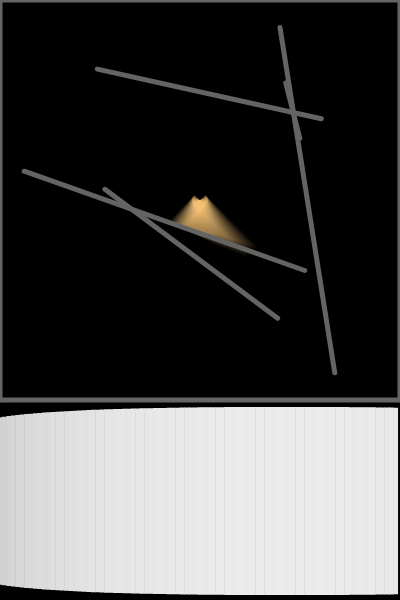
Frame 1 (no input)
Frame 60 (no input): identical to frame 1, image omitted
Frame 120 (the mouse pressed at the canvas centre since frame 60): identical to frame 1, image omitted

The p5.js sketch that drew this single still picture (run headless with seeded random() and noise() and a simulated clock; from frame 60 on, the mouse is pressed at the canvas centre):

// p5.js sketch
// ── sketch.js
let rays = [];
let walls = [];

let topViewConfig = { width: 400, height: 400 };
let bottomViewConfig = { width: 400, height: 200 };

let player;

function setup() {
  createCanvas(topViewConfig.width, topViewConfig.height + bottomViewConfig.height);
  //frameRate(15);

  for (let i = 0; i < 5; i++) {
    walls.push(new Wall(random(0, topViewConfig.width), random(0, topViewConfig.height), random(0, topViewConfig.width), random(0, topViewConfig.height)));
  }

  walls.push(new Wall(0, 0, topViewConfig.width, 0));
  walls.push(new Wall(0, 0, 0, topViewConfig.height));
  walls.push(new Wall(0, topViewConfig.height, topViewConfig.width, topViewConfig.height));
  walls.push(new Wall(topViewConfig.width, 0, topViewConfig.width, topViewConfig.height));

  player = new Player(200, 200, radians(0), walls);

  fpview = new FPView(walls, player, { pos: { x: 0, y: topViewConfig.height + 1 }, size: bottomViewConfig });
}

function draw() {
  background(0);
  //r = new Ray(100, 200, radians(a));
  player.draw();
  stroke(100);
  strokeWeight(5);
  for (let w of walls) {
    w.draw();
  }

  fpview.draw();

  if (keyIsDown(87)) { //w
    player.move("f");
  }
  if (keyIsDown(83)) { //s
    player.move("b");
  }
  if (keyIsDown(65)) { //a
    player.rotate(-1);
  }
  if (keyIsDown(68)) { //d
    player.rotate(1);
  }
}
// ── fpview.js
class FPView {
  constructor(w, p, drawarea) {
    this.walls = w;
    this.player = p;
    this.drawarea = drawarea;
  }

  draw() {
    push();
    fill("red");
    
    strokeWeight(4);
    rectMode(CENTER);
    translate(this.drawarea.pos.x, this.drawarea.pos.y);
    
    for(let i=0; i < this.player.rays.length; i++) {
      let x = map(i, 0, this.player.rays.length, 0, this.drawarea.size.width);
      
      let dist = this.player.rays[i].closest.pdist;
      let y = map(dist, 0, 400, this.drawarea.size.height, 0);
      stroke(map(dist,0, 400, 255, 0));
      rect(x, this.drawarea.size.height/2, 1, y);
      
      if (i == 10) {
      }
    }

    pop();
  }
}
// ── player.js
class Player {
  constructor(x, y, a, walls) {
    this.pos = createVector(x, y);
    this.angle = p5.Vector.fromAngle(a);
    this.aangle = 0;
    this.walls = walls;

    this.rays = [];
    for (let i = 45; i < 135; i += 1) {
      this.rays.push(new Ray(this.pos.x, this.pos.y, radians(i)));
    }
  }

  move(dir) {
    if (dir == "f") {
      this.pos.add(createVector(sin(this.angle.heading()), cos(this.angle.heading())));
    }
    if (dir == "b") {
      this.pos.sub(createVector(sin(this.angle.heading()), cos(this.angle.heading())));
    }
  }

  rotate(angle) {
    for (let r of this.rays) {
      r.angle.rotate(radians(angle));
    }
    this.angle.rotate(radians(-angle));
  }

  draw() {
    push();
    rotate(this.angle);
    
    for (let r of this.rays) {
      let closest = Infinity;
      let minDist = Infinity;
      for (let w of this.walls) {
        r.pos.set(this.pos.x, this.pos.y);
        const pp = r.checkCol(w);
        if (pp) {
          const temp = createVector(pp.x, pp.y);
          if (p5.Vector.dist(r.pos, temp) < minDist) {
            minDist = p5.Vector.dist(r.pos, temp);
            closest = temp;
          }
        }
      }
      r.closest = closest;
      r.closest.pdist = minDist;
      r.draw();
    }
    pop();
  }
}
// ── ray.js
class Ray {
  constructor(x, y, a) {
    this.pos = createVector(x, y);
    this.angle = p5.Vector.fromAngle(a);
  }

  draw() {
    if (this.closest) {
      this.angle.setMag(this.pos.dist(this.closest));
    }
    push();
    stroke(255, 200, 119, 10);
    strokeCap(SQUARE);
    strokeWeight(15);
    translate(this.pos.x, this.pos.y);
    line(0, 0, this.angle.x, this.angle.y);
    pop();
  }

  checkCol(wall) {
    const x1 = wall.start.x;
    const y1 = wall.start.y;
    const x2 = wall.end.x;
    const y2 = wall.end.y;
    const x3 = this.pos.x;
    const y3 = this.pos.y;
    const x4 = this.pos.x + this.angle.copy().mult(1000).x;
    const y4 = this.pos.y + this.angle.copy().mult(1000).y;

    const dem = (x1 - x2) * (y3 - y4) - (y1 - y2) * (x3 - x4);

    if (dem == 0) {
      return false;
    }

    const t = ((x1 - x3) * (y3 - y4) - (y1 - y3) * (x3 - x4)) / dem;
    const u = ((x1 - x3) * (y1 - y2) - (y1 - y3) * (x1 - x2)) / dem;

    if ((u >= 0 && u <= 1) && (t >= 0 && t <= 1)) {
      const p = createVector(x1 + t * (x2 - x1), y1 + t * (y2 - y1));
      return p;
    }
  }
}
// ── wall.js
class Wall {
  constructor(x1, y1, x2, y2) {
    this.start = createVector(x1, y1);
    this.end = createVector(x2, y2);
  }

  draw() {
    line(this.start.x, this.start.y, this.end.x, this.end.y);
  }
}
